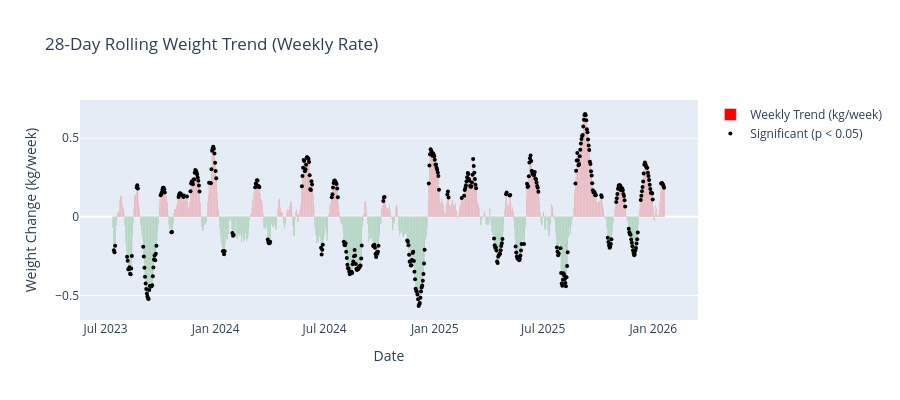

Notebook source saved alongside this figure:
### Code cell
# Visualize weight trend (slope)
fig = go.Figure()

# Weekly weight change (slope)
fig.add_trace(go.Bar(
    x=df_interp['date'],
    y=df_interp['slope'],
    name='Weekly Trend (kg/week)',
    marker_color=np.where(df_interp['slope'] < 0, 'green', 'red')
))

# Significance threshold (p < 0.05)
significant = df_interp[df_interp['p_value'] < 0.05]
fig.add_trace(go.Scatter(
    x=significant['date'],
    y=significant['slope'],
    mode='markers',
    name='Significant (p < 0.05)',
    marker=dict(color='black', size=4)
))

fig.update_layout(
    title='28-Day Rolling Weight Trend (Weekly Rate)',
    xaxis_title='Date',
    yaxis_title='Weight Change (kg/week)',
    hovermode='x unified',
    height=400
)

fig.show()

### Figure 1 — Plotly figure (JSON) as saved in the notebook; plotly's stock layout.template omitted (floating-point values rounded to 4 significant figures; data arrays with more than 128 entries replaced by an {"elided": "..."} marker saying what was removed)
{"data": [{"marker": {"color": {"elided": "949 str values"}}, "name": "Weekly Trend (kg/week)", "type": "bar", "x": {"elided": "949 str values"}, "y": {"elided": "949 float values"}}, {"marker": {"color": "black", "size": 4}, "mode": "markers", "name": "Significant (p < 0.05)", "type": "scatter", "x": {"elided": "426 str values"}, "y": {"elided": "426 float values"}}], "layout": {"height": 400, "hovermode": "x unified", "title": {"text": "28-Day Rolling Weight Trend (Weekly Rate)"}, "xaxis": {"title": {"text": "Date"}}, "yaxis": {"title": {"text": "Weight Change (kg/week)"}}}}
